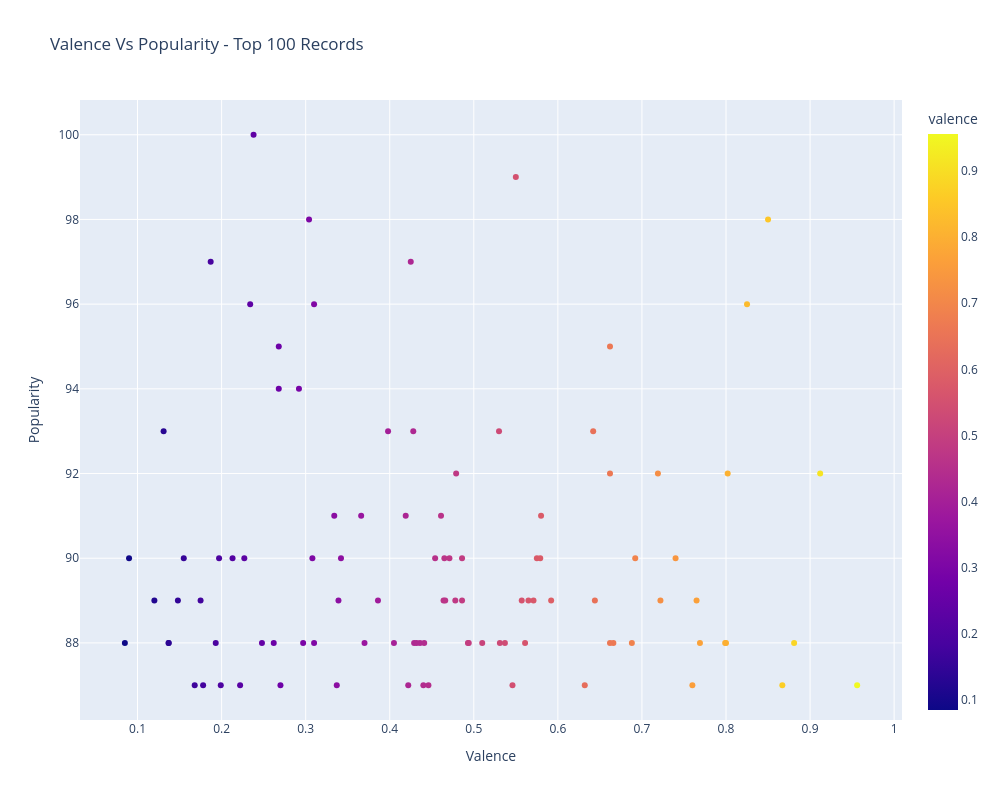

Notebook source saved alongside this figure:
### Markdown cell above
# Observations

No obvious correlation, time to put it in a plot!

### Code cell
#plot top 100 most popular songs against valance value
dfSpotify_DataSet_Temp = dfSpotify_DataSet_Work.sort_values(by="popularity", ascending=False).drop_duplicates(
    subset=["artists","album_name","track_name"], keep="first").head(100)

#sort by popularity
dfSpotify_DataSet_Temp = dfSpotify_DataSet_Temp[["popularity","valence"]].sort_values(by="popularity", ascending=False)

#create plot
fig = px.scatter(dfSpotify_DataSet_Temp, x="valence", y="popularity", color="valence", title="Valence Vs Popularity - Top 100 Records")
fig.update_layout(xaxis_title="Valence", yaxis_title="Popularity", height=800, width=1000, legend_title="Valence")
fig.show()

### Figure 1 — Plotly figure (JSON) as saved in the notebook; plotly's stock layout.template omitted (floating-point values rounded to 4 significant figures)
{"data": [{"hovertemplate": "valence=%{marker.color}<br>popularity=%{y}<extra></extra>", "legendgroup": "", "marker": {"color": [0.238, 0.55, 0.85, 0.304, 0.187, 0.425, 0.234, 0.825, 0.31, 0.268, 0.662, 0.292, 0.268, 0.642, 0.53, 0.398, 0.131, 0.428, 0.479, 0.662, 0.719, 0.802, 0.912, 0.461, 0.366, 0.58, 0.334, 0.419, 0.213, 0.486, 0.465, 0.575, 0.308, 0.471, 0.227, 0.342, 0.74, 0.0899, 0.579, 0.692, 0.454, 0.155, 0.197, 0.557, 0.464, 0.466, 0.386, 0.765, 0.644, 0.722, 0.148, 0.571, 0.339, 0.12, 0.565, 0.592, 0.486, 0.175, 0.478, 0.666, 0.881, 0.137, 0.436, 0.531, 0.37, 0.441, 0.137, 0.429, 0.31, 0.688, 0.297, 0.248, 0.662, 0.537, 0.494, 0.8, 0.561, 0.769, 0.493, 0.0849, 0.262, 0.193, 0.799, 0.405, 0.432, 0.51, 0.222, 0.867, 0.337, 0.422, 0.178, 0.446, 0.546, 0.956, 0.44, 0.168, 0.76, 0.27, 0.199, 0.632], "coloraxis": "coloraxis", "symbol": "circle"}, "mode": "markers", "name": "", "orientation": "v", "showlegend": false, "type": "scatter", "x": [0.238, 0.55, 0.85, 0.304, 0.187, 0.425, 0.234, 0.825, 0.31, 0.268, 0.662, 0.292, 0.268, 0.642, 0.53, 0.398, 0.131, 0.428, 0.479, 0.662, 0.719, 0.802, 0.912, 0.461, 0.366, 0.58, 0.334, 0.419, 0.213, 0.486, 0.465, 0.575, 0.308, 0.471, 0.227, 0.342, 0.74, 0.0899, 0.579, 0.692, 0.454, 0.155, 0.197, 0.557, 0.464, 0.466, 0.386, 0.765, 0.644, 0.722, 0.148, 0.571, 0.339, 0.12, 0.565, 0.592, 0.486, 0.175, 0.478, 0.666, 0.881, 0.137, 0.436, 0.531, 0.37, 0.441, 0.137, 0.429, 0.31, 0.688, 0.297, 0.248, 0.662, 0.537, 0.494, 0.8, 0.561, 0.769, 0.493, 0.0849, 0.262, 0.193, 0.799, 0.405, 0.432, 0.51, 0.222, 0.867, 0.337, 0.422, 0.178, 0.446, 0.546, 0.956, 0.44, 0.168, 0.76, 0.27, 0.199, 0.632], "xaxis": "x", "y": [100, 99, 98, 98, 97, 97, 96, 96, 96, 95, 95, 94, 94, 93, 93, 93, 93, 93, 92, 92, 92, 92, 92, 91, 91, 91, 91, 91, 90, 90, 90, 90, 90, 90, 90, 90, 90, 90, 90, 90, 90, 90, 90, 89, 89, 89, 89, 89, 89, 89, 89, 89, 89, 89, 89, 89, 89, 89, 89, 88, 88, 88, 88, 88, 88, 88, 88, 88, 88, 88, 88, 88, 88, 88, 88, 88, 88, 88, 88, 88, 88, 88, 88, 88, 88, 88, 87, 87, 87, 87, 87, 87, 87, 87, 87, 87, 87, 87, 87, 87], "yaxis": "y"}], "layout": {"coloraxis": {"colorbar": {"title": {"text": "valence"}}, "colorscale": [[0, "#0d0887"], [0.1111, "#46039f"], [0.2222, "#7201a8"], [0.3333, "#9c179e"], [0.4444, "#bd3786"], [0.5556, "#d8576b"], [0.6667, "#ed7953"], [0.7778, "#fb9f3a"], [0.8889, "#fdca26"], [1, "#f0f921"]]}, "height": 800, "legend": {"title": {"text": "Valence"}, "tracegroupgap": 0}, "title": {"text": "Valence Vs Popularity - Top 100 Records"}, "width": 1000, "xaxis": {"anchor": "y", "domain": [0, 1], "title": {"text": "Valence"}}, "yaxis": {"anchor": "x", "domain": [0, 1], "title": {"text": "Popularity"}}}}
